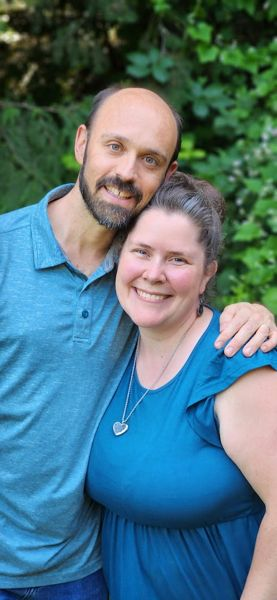
#> input picture examples/script-images/photo.jpg, 277 x 600 px
$ python -i touchup.py   (imports and definitions only)
#> lines starting #> are read from the running program, lines starting #| are printed output that depends on the picture
#> further down, picture is the input picture: PIL image 277x600 RGB; mean R, G, B 79.2, 116.4, 128.3
"""Touch up washed-out photos: measure, make before/after versions with a comparison page, then swap in the ones chosen.

  python touchup.py measure <folder>                      list each photo's darkest and brightest levels; flags hazy ones
  python touchup.py make <out> <photo> [<photo> ...] [--strength 0.5]   (or photo.jpg@0.4 for one photo) touched-up copies + compare/index.html (before / after, a choice each)
  python touchup.py accept <out> (--all | --choices <json>)   swap the chosen ones in: originals to backups/, info copied over

The fix is the same on every colour channel, so colours never shift: the darkest 0.5% of the picture becomes black,
the brightest 0.3% white, a gentle S-curve adds contrast, and colour is lifted 18% (unless the photo is already colourful). Faces stay bright (mid-tones are
lifted a little, not darkened). Nothing is cropped and no one is retouched.

`make` never changes the originals. `accept` keeps each original in <its folder>/backups/before-touchup-<date>/
and copies its credit, rights and other info into the new file with ExifTool (if ExifTool is installed).
"""
import argparse, datetime, html, json, os, shutil, subprocess, sys
import numpy as np
from PIL import Image, ImageEnhance

# [3 lines not run here, left out]

HAZY_BLACK, DIM_WHITE = 0.07, 0.92   # darkest parts lighter than this, or brightest parts darker than this: worth a look


def levels(im):
    s = im.copy(); s.thumbnail((800, 800))
    lum = (np.asarray(s.convert("RGB"), np.float32) / 255) @ np.array([.299, .587, .114], np.float32)
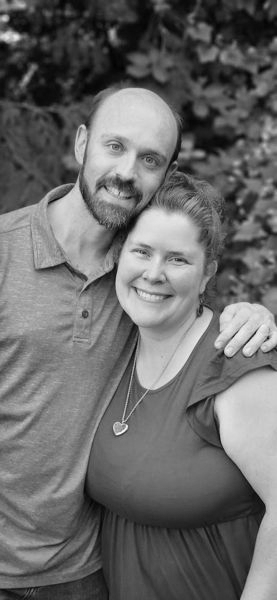
#> lum: shape (600, 277) float32; min 0.00808, max 0.974, mean 0.418
    return float(np.percentile(lum, 0.5)), float(np.percentile(lum, 99.7))


def fix(im, strength=1.0, saturation=1.18, midtone=0.97, contrast=0.12):
    orig = im.convert("RGB")
    a = np.asarray(orig, np.float32) / 255
    lo, hi = levels(im)
#> lo = 0.0422; hi = 0.875
    a = np.clip((a - lo) / max(hi - lo, 1e-3), 0, 1)        # same stretch on every channel: no colour shift
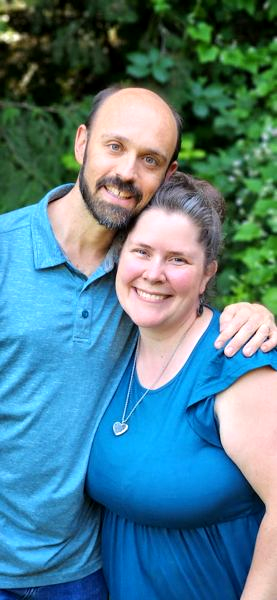
#> a: shape (600, 277, 3) float32; mean R, G, B 0.32, 0.497, 0.551
    a = a ** midtone                                        # below 1 lifts mid-tones, so faces stay bright
    a = a + contrast * (a - a * a) * (2 * a - 1) * 2        # gentle S-curve
    out = Image.fromarray((np.clip(a, 0, 1) * 255 + .5).astype(np.uint8))
    vivid = float((a.max(2) - a.min(2)).mean()) > 0.30          # already colourful: no extra colour
#> vivid = True
    out = out if vivid else ImageEnhance.Color(out).enhance(saturation)
    return out if strength >= 1 else Image.blend(orig, out, strength)   # part-way: a middle ground


# [5 lines left out: function exiftool, not called in this run]


PAGE = """<title>__TITLE__</title>
<meta name="claude:viewport-fit-sides" content="cover">
<style>
:root{--bg:#faf8f4;--fg:#2a2433;--muted:#6b6375;--line:#e3ddd3;--card:#fff;--accent:#5f4d72;--on:#efeaf5}
@media (prefers-color-scheme:dark){:root:not([data-theme="light"]){--bg:#1c1a20;--fg:#ece8f1;--muted:#a8a0b3;--line:#38333f;--card:#25222b;--accent:#b7a3d0;--on:#332c3d;color-scheme:dark}}
:root[data-theme="dark"]{--bg:#1c1a20;--fg:#ece8f1;--muted:#a8a0b3;--line:#38333f;--card:#25222b;--accent:#b7a3d0;--on:#332c3d;color-scheme:dark}
body{background:var(--bg);color:var(--fg);font:15px/1.5 system-ui,sans-serif;padding-left:max(16px,env(safe-area-inset-left,0px));padding-right:max(16px,env(safe-area-inset-right,0px));padding-block:28px 60px}
main{max-width:1200px;margin:0 auto}header{max-width:760px}h1{font-size:1.6rem;margin:0 0 6px}header p{color:var(--muted);margin:0 0 6px}
.item{background:var(--card);border:1px solid var(--line);border-radius:10px;padding:16px;margin-top:22px}.item h2{font-size:1.05rem;margin:0 0 2px}.item .cr{color:var(--muted);font-size:.85rem;margin:0 0 12px}
.pair{display:grid;grid-template-columns:1fr 1fr;gap:12px}figure{margin:0;min-width:0}figure img{width:100%;border-radius:6px;display:block;cursor:zoom-in}
figcaption{font-size:.82rem;font-weight:600;color:var(--muted);margin-top:4px;text-transform:uppercase;letter-spacing:.04em}
.choice{display:flex;flex-wrap:wrap;gap:8px;align-items:center;margin-top:12px}
.choice button{font:inherit;font-weight:600;padding:7px 14px;border-radius:999px;border:1.5px solid var(--line);background:none;color:var(--fg);cursor:pointer}
.choice button[aria-pressed=true]{background:var(--on);border-color:var(--accent);color:var(--accent)}.choice .st{font-size:.8rem;color:var(--muted);margin-left:auto}
.note{display:block;width:100%;box-sizing:border-box;margin-top:10px;font:inherit;color:var(--fg);background:var(--bg);border:1px solid var(--line);border-radius:8px;padding:8px 10px;resize:vertical}.note:focus{outline:2px solid var(--accent);outline-offset:1px}
dialog{padding:0;border:0;background:#000;max-width:96vw;max-height:94vh}dialog img{max-width:96vw;max-height:94vh;display:block}dialog::backdrop{background:rgba(0,0,0,.85)}
@media (max-width:640px){.pair{grid-template-columns:1fr}}
</style>
<main><header><h1>__TITLE__</h1>
<p>These photos looked washed out. The touched-up versions have deeper darks and slightly richer colour. Faces stay bright and skin tones stay natural. Nothing is cropped and no one is retouched.</p>
<p>The originals don't change until you choose. Click a picture to see it large.</p>
<div class="choice"><button type="button" id="allnew">Use the touched-up version for all</button><span class="st" id="gst"></span></div>
<textarea class="note" id="gnote" rows="2" placeholder="Notes about all the photos (optional)" aria-label="Notes about all the photos"></textarea></header>
<div id="list"></div></main><dialog id="big"><img alt=""></dialog>
<script>
const P = __DATA__;
const list = document.getElementById("list"), big = document.getElementById("big"), rows = {}; let db = null;
P.forEach((p) => {
  const el = document.createElement("section"); el.className = "item";
  el.innerHTML = '<h2></h2><p class="cr"></p><div class="pair"><figure><img alt=""><figcaption>Original</figcaption></figure><figure><img alt=""><figcaption>Touched up</figcaption></figure></div>'
    + '<div class="choice"><button type="button" data-v="original" aria-pressed="false">Keep the original</button><button type="button" data-v="new" aria-pressed="false">Use the touched-up one</button><span class="st"></span></div>'
    + '<textarea class="note" rows="2" placeholder="Note about this photo (optional)" aria-label="Note about this photo"></textarea>';
  el.querySelector("h2").textContent = p.name; el.querySelector(".cr").textContent = p.credit || "";
  const im = el.querySelectorAll("img"); im[0].src = p.before; im[0].alt = p.name + ", original"; im[1].src = p.after; im[1].alt = p.name + ", touched up";
  im.forEach((i) => i.addEventListener("click", () => { big.querySelector("img").src = i.src; big.showModal(); }));
  el.querySelectorAll(".choice button").forEach((b) => b.addEventListener("click", () => choose(p.id, b.dataset.v)));
  const ta = el.querySelector(".note"); ta.addEventListener("input", () => saveNote(p.id, ta.value, el.querySelector(".st")));
  rows[p.id] = el; list.appendChild(el);
});
big.addEventListener("click", () => big.close());
function show(id, v, msg) { rows[id].querySelectorAll(".choice button").forEach((b) => b.setAttribute("aria-pressed", String(b.dataset.v === v))); if (msg !== undefined) rows[id].querySelector(".st").textContent = msg; }
async function choose(id, v) {
  show(id, v, db ? "Saving…" : "Not saved: tell Claude in the chat"); if (!db) return;
  try { await db.collection("choices").doc(id).set({ choice: v, at: new Date().toISOString() }); show(id, v, "Saved. Claude can read it."); }
  catch (e) { show(id, v, "Not saved: tell Claude in the chat"); }
}
const timers = {};
function saveNote(id, text, st) {
  clearTimeout(timers[id]); if (!db) { st.textContent = "Not saved: tell Claude in the chat"; return; }
  timers[id] = setTimeout(async () => {
    try { await db.collection("notes").doc(id).set({ text, at: new Date().toISOString() }); st.textContent = "Saved. Claude can read it."; }
    catch (e) { st.textContent = "Not saved: tell Claude in the chat"; } }, 600);
}
document.getElementById("gnote").addEventListener("input", (e) => saveNote("_all", e.target.value, document.getElementById("gst")));
document.getElementById("allnew").addEventListener("click", () => P.forEach((p) => choose(p.id, "new")));
(async () => {
  const warn = () => { document.getElementById("gst").textContent = "Choices can't be saved here: tell Claude in the chat."; };
  try { db = window.claude ? await window.claude.use("db") : null; if (!db) return warn();
    (await db.collection("choices").get()).docs.forEach((d) => { const x = d.data() || {}; if (rows[d.id] && x.choice) show(d.id, x.choice, "Saved. Claude can read it."); });
    (await db.collection("notes").get()).docs.forEach((d) => { const x = d.data() || {}; const ta = d.id === "_all" ? document.getElementById("gnote") : rows[d.id] && rows[d.id].querySelector(".note"); if (ta && x.text) ta.value = x.text; });
  } catch (e) { warn(); }
})();
</script>
"""


# [52 lines left out: functions cmd_measure, cmd_make, cmd_accept, not called in this run]


ap = argparse.ArgumentParser(description=__doc__, formatter_class=argparse.RawDescriptionHelpFormatter)
sp = ap.add_subparsers(dest="cmd", required=True)
# [6 lines not run here, left out]

>>> from PIL import Image
>>> picture = Image.open('../../../examples/script-images/photo.jpg')
>>> result = fix(picture)

$ run again, on examples/script-images/binumarien-crowd.jpg
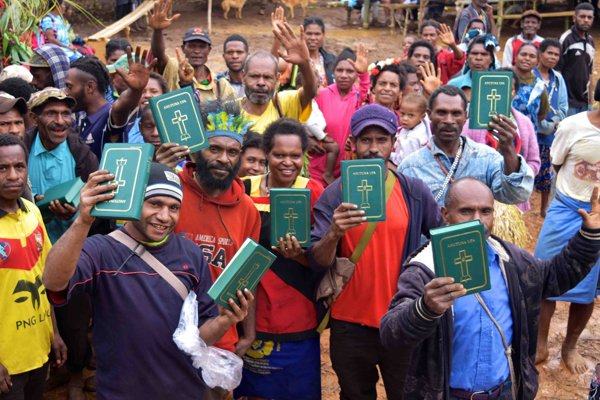
#> input picture examples/script-images/binumarien-crowd.jpg, 600 x 400 px
#> picture is the input picture: PIL image 600x400 RGB; mean R, G, B 111.8, 92, 94.5
#> in levels, `lum = (np.asarray(s.convert("RGB"), np.float32) / 255) @ np.array([.29..`:
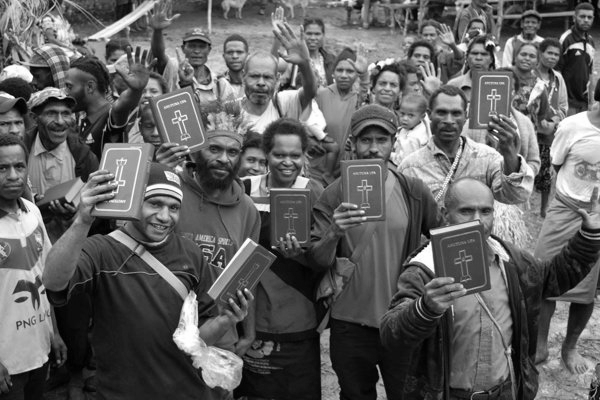
#> lum: shape (400, 600) float32; min 0.000894, max 1, mean 0.385
#> lo = 0.0221; hi = 0.995
#> vivid = False
#> in fix, `out = out if vivid else ImageEnhance.Color(out).enhance(saturation)`:
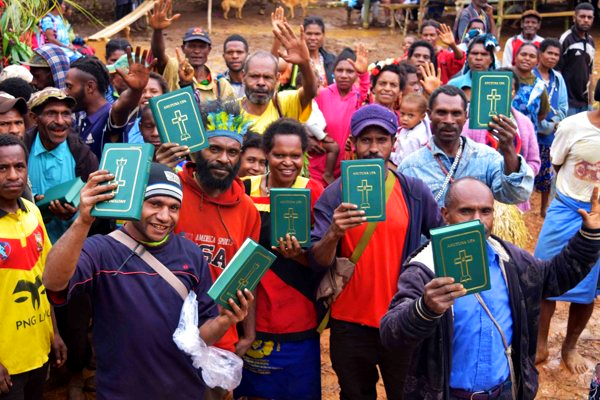
#> out: PIL image 600x400 RGB; mean R, G, B 112.2, 87.5, 90

$ run again, on examples/script-images/binumarien-man.jpg
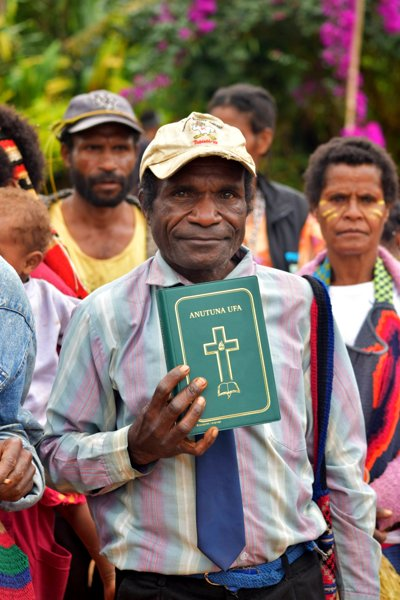
#> input picture examples/script-images/binumarien-man.jpg, 400 x 600 px
#> picture is the input picture: PIL image 400x600 RGB; mean R, G, B 123.9, 107.6, 98.5
#> in levels, `lum = (np.asarray(s.convert("RGB"), np.float32) / 255) @ np.array([.29..`:
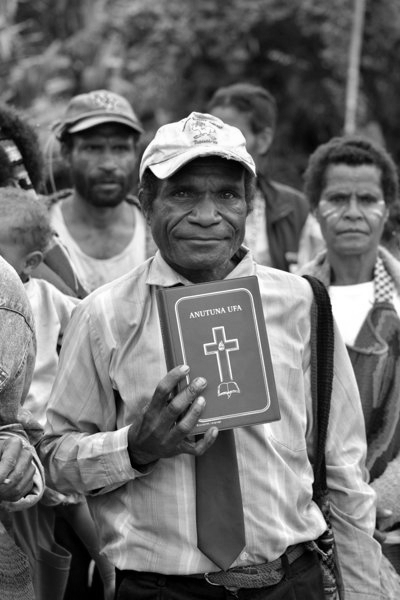
#> lum: shape (600, 400) float32; min 0, max 1, mean 0.437
#> lo = 0.00821; hi = 1
#> vivid = False
#> in fix, `out = out if vivid else ImageEnhance.Color(out).enhance(saturation)`:
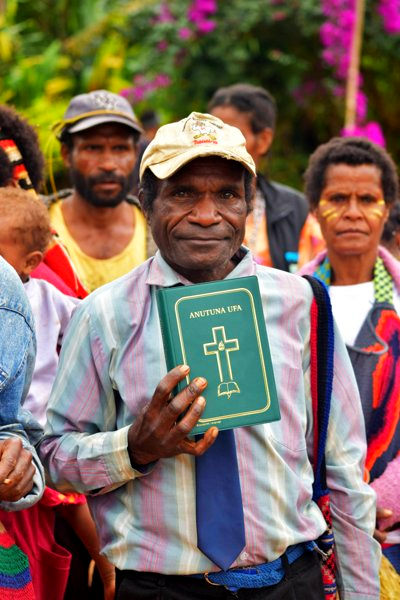
#> out: PIL image 400x600 RGB; mean R, G, B 126.2, 106.4, 95.5

$ run again, on examples/script-images/blog-post.jpg
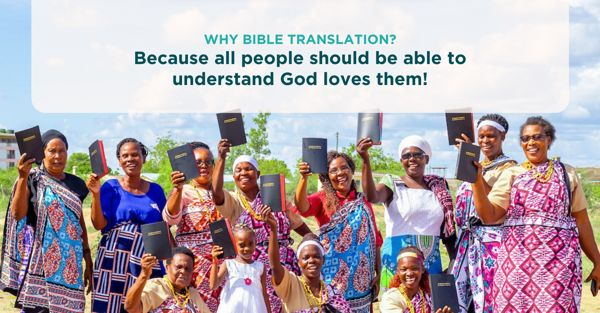
#> input picture examples/script-images/blog-post.jpg, 600 x 313 px
#> picture is the input picture: PIL image 600x313 RGB; mean R, G, B 178.9, 166.6, 172.9
#> in levels, `lum = (np.asarray(s.convert("RGB"), np.float32) / 255) @ np.array([.29..`:
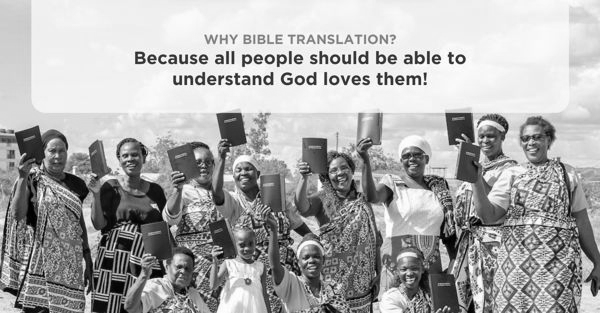
#> lum: shape (313, 600) float32; min 0, max 1, mean 0.671
#> lo = 0.0399; hi = 0.991
#> vivid = False
#> in fix, `out = out if vivid else ImageEnhance.Color(out).enhance(saturation)`:
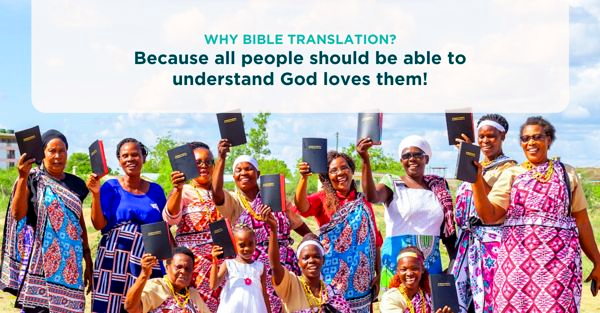
#> out: PIL image 600x313 RGB; mean R, G, B 181.7, 165.7, 172.7
